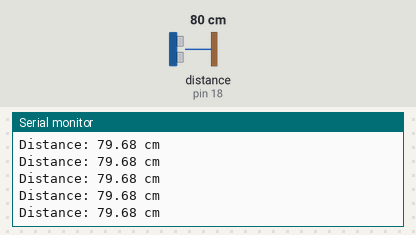
The sketch below on a simulated Arduino Uno, built with avr-gcc and run on an emulated ATmega328P. Parts: the last lines printed to the serial monitor. Wiring (inferred from the names in the program): ultrasonic range finder: trigger pin 5; echo pin 18. Inputs (shaded band) come from the test bench; at power-on: distance to the obstacle (sensor on pin 18) 80 cm. The echo pulse lasts 58.3 µs per cm.

Above: at 1.2 s.
1.3 s: distance to the obstacle (sensor on pin 18) set to 2 cm
At 1.38 s:
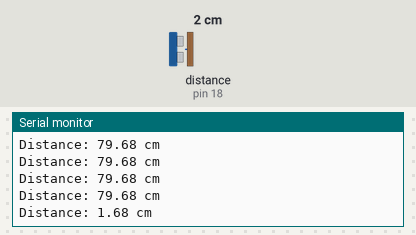
2.8 s: distance to the obstacle (sensor on pin 18) set to 4 cm
At 2.8 s:
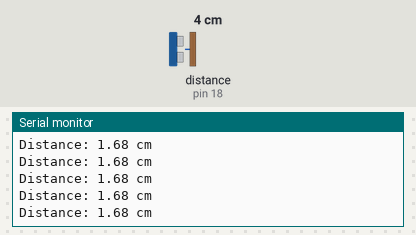
4.3 s: distance to the obstacle (sensor on pin 18) set to 33 cm
At 4.32 s:
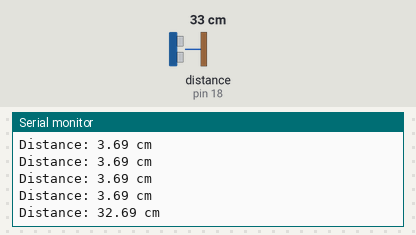
Timing chart, 0 to 7.3 s (numbered marks = the images above; inputs shaded):
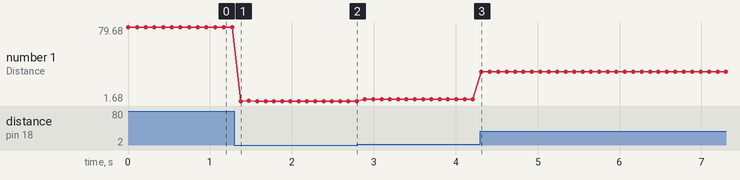

The sketch:

ultrasonic_test.ino
```cpp
const int trigPin = 5;
const int echoPin = 18;

unsigned long inRangeStart = 0;
unsigned long lastWarningTime = 0;
bool thresholdReached = false;

void setup() {
  Serial.begin(115200);
  pinMode(trigPin, OUTPUT);
  pinMode(echoPin, INPUT);
}

void loop() {
  digitalWrite(trigPin, LOW);
  delayMicroseconds(2);
  digitalWrite(trigPin, HIGH);
  delayMicroseconds(10);
  digitalWrite(trigPin, LOW);

  long duration = pulseIn(echoPin, HIGH);
  float distanceCm = duration * 0.0343 / 2;

  Serial.print("Distance: ");
  Serial.print(distanceCm);
  Serial.println(" cm");

  unsigned long currentTime = millis();

  if (distanceCm > 0 && distanceCm < 15) {
    // z1
    if (inRangeStart == 0) inRangeStart = currentTime;
    if (currentTime - inRangeStart >= 15000) {
        if (!thresholdReached || currentTime - lastWarningTime >= 5000) {
            Serial.println("WARNING: Way too close!");
            lastWarningTime = currentTime;
            thresholdReached = true;
        }
    }

} else if (distanceCm < 30) {
    // z2
    if (inRangeStart == 0) inRangeStart = currentTime;
    if (currentTime - inRangeStart >= 30000) {
        if (!thresholdReached || currentTime - lastWarningTime >= 5000) {
            Serial.println("WARNING: Too close to screen!");
            lastWarningTime = currentTime;
            thresholdReached = true;
        }
    }

} else {
    // res
    inRangeStart = 0;
    thresholdReached = false;
    lastWarningTime = 0;
}

  delay(100);
}
```

Measured:
- after the input at 1.3 s, the serial monitor: prints a new line after 0.08 s (image 1)
- after the input at 4.3 s, the serial monitor: prints a new line at once (image 3)
- plotted number 1: 79.68 → 1.68 after the input at 1.3 s, 1.68 → 3.69 after the input at 2.8 s, 3.69 → 32.69 after the input at 4.3 s
